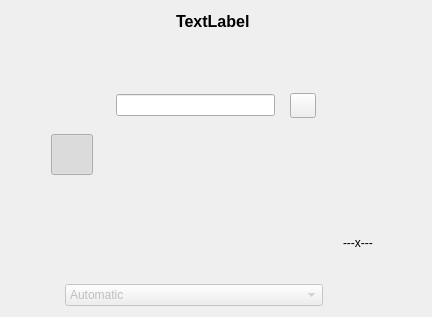
<?xml version="1.0" encoding="UTF-8"?>
<ui version="4.0">
 <class>QvkCameraOneOptions</class>
 <widget class="QWidget" name="QvkCameraOneOptions">
  <property name="geometry">
   <rect>
    <x>0</x>
    <y>0</y>
    <width>432</width>
    <height>317</height>
   </rect>
  </property>
  <property name="windowTitle">
   <string notr="true"/>
  </property>
  <property name="toolTip">
   <string notr="true"/>
  </property>
  <layout class="QVBoxLayout" name="verticalLayout">
   <item>
    <layout class="QHBoxLayout" name="horizontalLayout">
     <property name="rightMargin">
      <number>6</number>
     </property>
     <item>
      <spacer name="horizontalSpacer_4">
       <property name="orientation">
        <enum>Qt::Orientation::Horizontal</enum>
       </property>
       <property name="sizeHint" stdset="0">
        <size>
         <width>40</width>
         <height>20</height>
        </size>
       </property>
      </spacer>
     </item>
     <item>
      <widget class="QLabel" name="labelCameraOneOptions">
       <property name="font">
        <font>
         <pointsize>12</pointsize>
         <bold>true</bold>
        </font>
       </property>
       <property name="text">
        <string notr="true">TextLabel</string>
       </property>
      </widget>
     </item>
     <item>
      <spacer name="horizontalSpacer_5">
       <property name="orientation">
        <enum>Qt::Orientation::Horizontal</enum>
       </property>
       <property name="sizeHint" stdset="0">
        <size>
         <width>40</width>
         <height>20</height>
        </size>
       </property>
      </spacer>
     </item>
    </layout>
   </item>
   <item>
    <spacer name="verticalSpacer">
     <property name="orientation">
      <enum>Qt::Orientation::Vertical</enum>
     </property>
     <property name="sizeHint" stdset="0">
      <size>
       <width>20</width>
       <height>20</height>
      </size>
     </property>
    </spacer>
   </item>
   <item>
    <layout class="QHBoxLayout" name="horizontalLayout_69" stretch="2,3,0,2">
     <property name="spacing">
      <number>15</number>
     </property>
     <item>
      <spacer name="horizontalSpacer_18">
       <property name="orientation">
        <enum>Qt::Orientation::Horizontal</enum>
       </property>
       <property name="sizeHint" stdset="0">
        <size>
         <width>40</width>
         <height>20</height>
        </size>
       </property>
      </spacer>
     </item>
     <item alignment="Qt::AlignmentFlag::AlignVCenter">
      <widget class="QLineEdit" name="lineEditCameraOneTitel">
       <property name="inputMask">
        <string notr="true"/>
       </property>
       <property name="text">
        <string notr="true"/>
       </property>
       <property name="alignment">
        <set>Qt::AlignmentFlag::AlignCenter</set>
       </property>
       <property name="placeholderText">
        <string notr="true"/>
       </property>
      </widget>
     </item>
     <item alignment="Qt::AlignmentFlag::AlignVCenter">
      <widget class="QToolButton" name="toolButtonCameraOneTitelReset">
       <property name="text">
        <string notr="true"/>
       </property>
       <property name="icon">
        <iconset resource="../screencast.qrc">
         <normaloff>:/pictures/screencast/undo.png</normaloff>:/pictures/screencast/undo.png</iconset>
       </property>
       <property name="iconSize">
        <size>
         <width>18</width>
         <height>18</height>
        </size>
       </property>
       <property name="shortcut">
        <string notr="true"/>
       </property>
      </widget>
     </item>
     <item>
      <spacer name="horizontalSpacer_43">
       <property name="orientation">
        <enum>Qt::Orientation::Horizontal</enum>
       </property>
       <property name="sizeHint" stdset="0">
        <size>
         <width>40</width>
         <height>20</height>
        </size>
       </property>
      </spacer>
     </item>
    </layout>
   </item>
   <item>
    <layout class="QGridLayout" name="gridLayout">
     <property name="topMargin">
      <number>10</number>
     </property>
     <property name="horizontalSpacing">
      <number>20</number>
     </property>
     <property name="verticalSpacing">
      <number>10</number>
     </property>
     <item row="3" column="1">
      <layout class="QHBoxLayout" name="horizontalLayout_5"/>
     </item>
     <item row="1" column="0" colspan="2">
      <layout class="QHBoxLayout" name="horizontalLayout_17">
       <property name="rightMargin">
        <number>6</number>
       </property>
       <item>
        <spacer name="horizontalSpacer_3">
         <property name="orientation">
          <enum>Qt::Orientation::Horizontal</enum>
         </property>
         <property name="sizeHint" stdset="0">
          <size>
           <width>40</width>
           <height>20</height>
          </size>
         </property>
        </spacer>
       </item>
       <item>
        <widget class="QToolButton" name="toolButtonCameraOneMirrorVertical">
         <property name="text">
          <string notr="true"/>
         </property>
         <property name="icon">
          <iconset resource="../screencast.qrc">
           <normaloff>:/pictures/camera/flip-vertical-off.png</normaloff>
           <normalon>:/pictures/camera/flip-vertical-on.png</normalon>:/pictures/camera/flip-vertical-off.png</iconset>
         </property>
         <property name="iconSize">
          <size>
           <width>34</width>
           <height>34</height>
          </size>
         </property>
         <property name="checkable">
          <bool>true</bool>
         </property>
         <property name="autoRaise">
          <bool>true</bool>
         </property>
        </widget>
       </item>
       <item>
        <spacer name="horizontalSpacer_39">
         <property name="orientation">
          <enum>Qt::Orientation::Horizontal</enum>
         </property>
         <property name="sizeType">
          <enum>QSizePolicy::Policy::Minimum</enum>
         </property>
         <property name="sizeHint" stdset="0">
          <size>
           <width>50</width>
           <height>20</height>
          </size>
         </property>
        </spacer>
       </item>
       <item>
        <widget class="QToolButton" name="toolButtonCameraOneMirrorHorizontal">
         <property name="text">
          <string notr="true"/>
         </property>
         <property name="icon">
          <iconset resource="../screencast.qrc">
           <normaloff>:/pictures/camera/flip-horizontal-off.png</normaloff>
           <normalon>:/pictures/camera/flip-horizontal-on.png</normalon>:/pictures/camera/flip-horizontal-off.png</iconset>
         </property>
         <property name="iconSize">
          <size>
           <width>34</width>
           <height>34</height>
          </size>
         </property>
         <property name="checkable">
          <bool>true</bool>
         </property>
         <property name="autoRaise">
          <bool>true</bool>
         </property>
        </widget>
       </item>
       <item>
        <spacer name="horizontalSpacer_2">
         <property name="orientation">
          <enum>Qt::Orientation::Horizontal</enum>
         </property>
         <property name="sizeType">
          <enum>QSizePolicy::Policy::Minimum</enum>
         </property>
         <property name="sizeHint" stdset="0">
          <size>
           <width>50</width>
           <height>20</height>
          </size>
         </property>
        </spacer>
       </item>
       <item>
        <widget class="QToolButton" name="toolButtonCameraOneFramelessOnOff">
         <property name="maximumSize">
          <size>
           <width>46</width>
           <height>46</height>
          </size>
         </property>
         <property name="text">
          <string notr="true"/>
         </property>
         <property name="icon">
          <iconset resource="../screencast.qrc">
           <normaloff>:/pictures/camera/window-frameless-off.png</normaloff>:/pictures/camera/window-frameless-off.png</iconset>
         </property>
         <property name="iconSize">
          <size>
           <width>34</width>
           <height>34</height>
          </size>
         </property>
         <property name="shortcut">
          <string notr="true"/>
         </property>
         <property name="checkable">
          <bool>true</bool>
         </property>
         <property name="autoRaise">
          <bool>true</bool>
         </property>
        </widget>
       </item>
       <item>
        <spacer name="horizontalSpacer_9">
         <property name="orientation">
          <enum>Qt::Orientation::Horizontal</enum>
         </property>
         <property name="sizeHint" stdset="0">
          <size>
           <width>40</width>
           <height>20</height>
          </size>
         </property>
        </spacer>
       </item>
      </layout>
     </item>
     <item row="5" column="1">
      <layout class="QHBoxLayout" name="horizontalLayout_7">
       <property name="spacing">
        <number>10</number>
       </property>
       <item>
        <widget class="QComboBox" name="comboBox">
         <property name="enabled">
          <bool>false</bool>
         </property>
         <property name="toolTip">
          <string notr="true"/>
         </property>
         <property name="currentText">
          <string notr="true">Automatic</string>
         </property>
         <property name="placeholderText">
          <string notr="true"/>
         </property>
         <item>
          <property name="text">
           <string>Automatic</string>
          </property>
         </item>
         <item>
          <property name="text">
           <string>Manual</string>
          </property>
         </item>
        </widget>
       </item>
      </layout>
     </item>
     <item row="3" column="0">
      <widget class="QLabel" name="label_2">
       <property name="maximumSize">
        <size>
         <width>34</width>
         <height>34</height>
        </size>
       </property>
       <property name="text">
        <string notr="true"/>
       </property>
       <property name="pixmap">
        <pixmap resource="../screencast.qrc">:/pictures/systray/magnification.png</pixmap>
       </property>
       <property name="scaledContents">
        <bool>true</bool>
       </property>
      </widget>
     </item>
     <item row="2" column="0">
      <widget class="QLabel" name="label">
       <property name="maximumSize">
        <size>
         <width>34</width>
         <height>34</height>
        </size>
       </property>
       <property name="text">
        <string notr="true"/>
       </property>
       <property name="pixmap">
        <pixmap resource="../screencast.qrc">:/pictures/camera/window-resize.png</pixmap>
       </property>
       <property name="scaledContents">
        <bool>true</bool>
       </property>
      </widget>
     </item>
     <item row="0" column="0" colspan="2">
      <layout class="QHBoxLayout" name="horizontalLayout_65">
       <property name="rightMargin">
        <number>6</number>
       </property>
       <item>
        <spacer name="horizontalSpacer_41">
         <property name="orientation">
          <enum>Qt::Orientation::Horizontal</enum>
         </property>
         <property name="sizeHint" stdset="0">
          <size>
           <width>40</width>
           <height>20</height>
          </size>
         </property>
        </spacer>
       </item>
       <item>
        <widget class="QToolButton" name="toolButtonCameraOneViewRectangle">
         <property name="text">
          <string notr="true"/>
         </property>
         <property name="icon">
          <iconset resource="../screencast.qrc">
           <normaloff>:/pictures/camera/window-rectangle-off.png</normaloff>
           <normalon>:/pictures/camera/window-rectangle-on.png</normalon>:/pictures/camera/window-rectangle-off.png</iconset>
         </property>
         <property name="iconSize">
          <size>
           <width>34</width>
           <height>34</height>
          </size>
         </property>
         <property name="shortcut">
          <string notr="true"/>
         </property>
         <property name="checkable">
          <bool>true</bool>
         </property>
         <property name="checked">
          <bool>true</bool>
         </property>
         <property name="autoExclusive">
          <bool>true</bool>
         </property>
         <property name="autoRaise">
          <bool>true</bool>
         </property>
        </widget>
       </item>
       <item>
        <spacer name="horizontalSpacer_35">
         <property name="orientation">
          <enum>Qt::Orientation::Horizontal</enum>
         </property>
         <property name="sizeType">
          <enum>QSizePolicy::Policy::Minimum</enum>
         </property>
         <property name="sizeHint" stdset="0">
          <size>
           <width>50</width>
           <height>20</height>
          </size>
         </property>
        </spacer>
       </item>
       <item>
        <widget class="QToolButton" name="toolButtonCameraOneViewEllipse">
         <property name="text">
          <string notr="true"/>
         </property>
         <property name="icon">
          <iconset resource="../screencast.qrc">
           <normaloff>:/pictures/camera/window-ellipse-off.png</normaloff>
           <normalon>:/pictures/camera/window-ellipse-on.png</normalon>:/pictures/camera/window-ellipse-off.png</iconset>
         </property>
         <property name="iconSize">
          <size>
           <width>34</width>
           <height>34</height>
          </size>
         </property>
         <property name="checkable">
          <bool>true</bool>
         </property>
         <property name="autoExclusive">
          <bool>true</bool>
         </property>
         <property name="autoRaise">
          <bool>true</bool>
         </property>
        </widget>
       </item>
       <item>
        <spacer name="horizontalSpacer_36">
         <property name="orientation">
          <enum>Qt::Orientation::Horizontal</enum>
         </property>
         <property name="sizeType">
          <enum>QSizePolicy::Policy::Minimum</enum>
         </property>
         <property name="sizeHint" stdset="0">
          <size>
           <width>50</width>
           <height>20</height>
          </size>
         </property>
        </spacer>
       </item>
       <item>
        <widget class="QToolButton" name="toolButtonCameraOneViewCircle">
         <property name="text">
          <string notr="true"/>
         </property>
         <property name="icon">
          <iconset resource="../screencast.qrc">
           <normaloff>:/pictures/camera/window-circle-off.png</normaloff>
           <normalon>:/pictures/camera/window-circle-on.png</normalon>:/pictures/camera/window-circle-off.png</iconset>
         </property>
         <property name="iconSize">
          <size>
           <width>34</width>
           <height>34</height>
          </size>
         </property>
         <property name="checkable">
          <bool>true</bool>
         </property>
         <property name="autoExclusive">
          <bool>true</bool>
         </property>
         <property name="autoRaise">
          <bool>true</bool>
         </property>
        </widget>
       </item>
       <item>
        <spacer name="horizontalSpacer_37">
         <property name="orientation">
          <enum>Qt::Orientation::Horizontal</enum>
         </property>
         <property name="sizeHint" stdset="0">
          <size>
           <width>40</width>
           <height>20</height>
          </size>
         </property>
        </spacer>
       </item>
      </layout>
     </item>
     <item row="2" column="2">
      <layout class="QHBoxLayout" name="horizontalLayout_3">
       <item>
        <widget class="QLabel" name="labelCameraOneWindowSize">
         <property name="text">
          <string notr="true">---x---</string>
         </property>
        </widget>
       </item>
      </layout>
     </item>
     <item row="2" column="1">
      <layout class="QHBoxLayout" name="horizontalLayout_2"/>
     </item>
    </layout>
   </item>
  </layout>
 </widget>
 <resources>
  <include location="../screencast.qrc"/>
 </resources>
 <connections/>
</ui>
